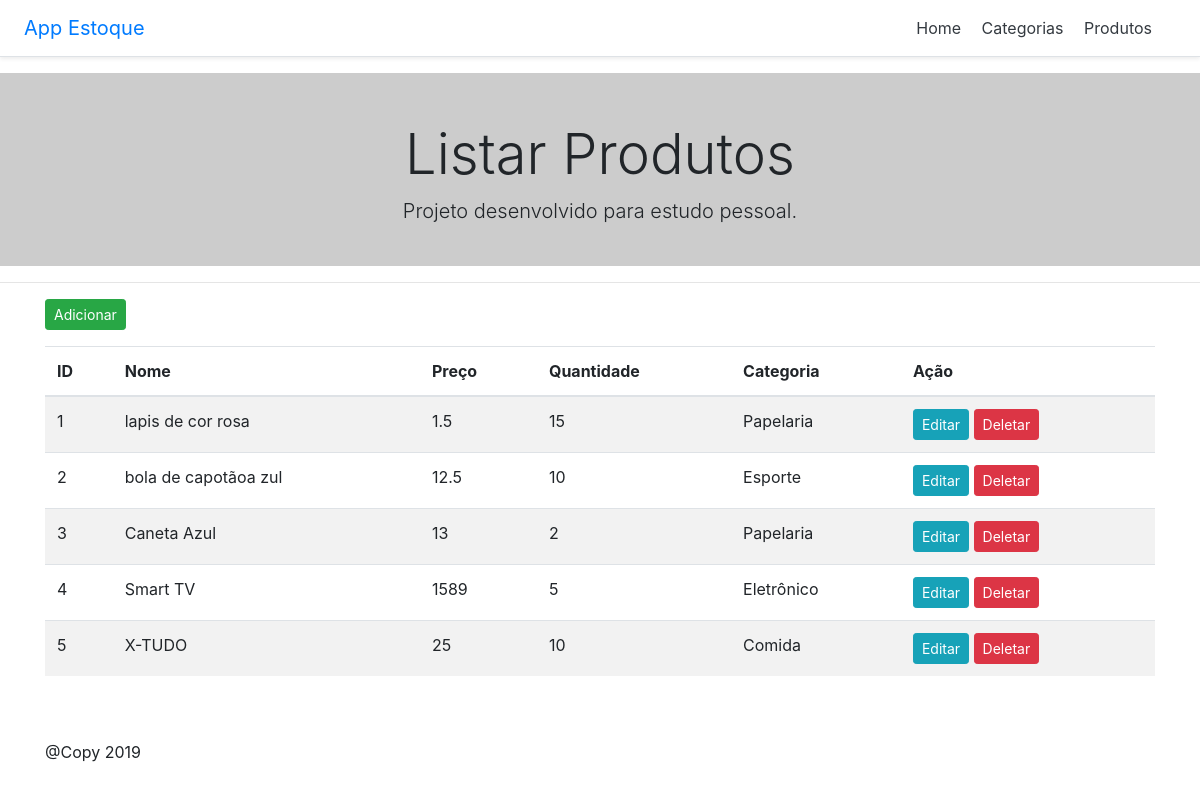
Screenshot of /index.php/produtos with the database file from the repository.
### tables this page shows
CREATE TABLE `produtos` (
  `id` int(11) NOT NULL,
  `nome` varchar(150) NOT NULL,
  `preco` float NOT NULL,
  `qtd` int(11) NOT NULL,
  `categoria` int(11) NOT NULL
);

CREATE TABLE `categorias` (
  `id` int(11) NOT NULL,
  `nome` varchar(150) NOT NULL
);

### application/controllers/Produtos.php (called while the page is built, shortened)
<?php
class Produtos extends CI_Controller{
	public function __construct()
	{
		$this->load->model('Produtos_model');
		$this->load->model('Categorias_model');
	}
	public function index()
	{
		$this->load->helper('form');
		$this->load->library('form_validation');
		$dados = array(
			'title' => 'App Estoque',
			'msg' => 'Listar Produtos',
			'prod' =>$this->Produtos_model->getProdutos()
		);
			$this->load->view('template/header', $dados);
			$this->load->view('produtos/index', $dados);
			$this->load->view('template/footer');
	}
}

### index.php (called while the page is built, shortened)
<?php
require_once BASEPATH.'core/CodeIgniter.php';

### application/models/Produtos_model.php (called while the page is built, shortened)
<?php
class Produtos_model extends CI_Model{
	public function getProdutos($id = false)
	{
		if($id === false){
			$this->db->select('produtos.id, produtos.nome, produtos.preco, produtos.qtd, categorias.nome as cat');
			$this->db->from('produtos');
			$this->db->join('categorias', 'categorias.id = produtos.categoria');
			$this->db->order_by('produtos.id', 'ASC');
			$query = $this->db->get();
			return $query->result_array();
		}
	}
}

### application/views/produtos/index.php (the view, shortened to what this page needs)
<div class="pricing-header px-3 py-3 pt-md-5 pb-md-4 mx-auto text-center" style="background-color: #ccc">
  <h1 class="display-4"><?php echo $msg ?></h1>
  <p class="lead">Projeto desenvolvido para estudo pessoal.</p>
</div>
<hr>
<div class="container">
<p><a href="<?php echo base_url('produtos/create')?>" class="btn btn-sm btn-success pull-right">Adicionar</a>
</p>
	<table class="table table-striped" id="table">
		<thead>
			<tr>
				<th>ID</th>
				<th>Nome</th>
				<th>Preço</th>
				<th>Quantidade</th>
				<th>Categoria</th>
				<th>Ação </th>
			</tr>
		</thead>
		<tbody>
			<?php foreach($prod as $p) {?>
			<tr>
				<td><?php echo $p['id']?></td>
				<td><?php echo $p['nome']?></td>
				<td><?php echo $p['preco']?></td>
				<td><?php echo $p['qtd']?></td>
				<td><?php echo $p['cat']?></td>
				<td>
					<a href="produtos/edit/<?php echo $p['id'] ?>" class="btn btn-sm btn-info">Editar</a>
					<a href="produtos/delete/<?php echo $p['id'] ?>" class="btn btn-sm btn-danger">Deletar</a>
				</td>
			</tr>
			<?php } ?>
		</tbody>
	</table>

### application/views/template/header.php (shortened to what this page needs)
<!doctype html>
<html lang="en">
  <head>
<link href="<?php echo base_url('assets/css/bootstrap.min.css')?>" rel="stylesheet">
  </head>
  <body>
    <div class="d-flex flex-column flex-md-row align-items-center p-3 px-md-4 mb-3 bg-white border-bottom shadow-sm">
		<h5 class="my-0 mr-md-auto font-weight-normal"><a href="<?php echo site_url()?>"><?php echo $title?></a></h5>
  <nav class="my-2 my-md-0 mr-md-3">
    <a class="p-2 text-dark" href="<?php echo site_url()?>">Home</a>
    <a class="p-2 text-dark" href="<?php echo site_url('categorias')?>">Categorias</a>
    <a class="p-2 text-dark" href="<?php echo site_url('produtos')?>">Produtos</a>
  </nav>
</div>

### application/views/template/footer.php (shortened to what this page needs)
</div>
	<footer class="container py-5">
		<p>@Copy <?php echo date('Y')?></p>
	</footer>
</body>
</html>

### rows the page displays
produtos: id "1", nome "lapis de cor rosa", preco "1.5", qtd "15", categoria.nome "Papelaria"
produtos: id "2", nome "bola de capotãoa zul", preco "12.5", qtd "10", categoria.nome "Esporte"
produtos: id "3", nome "Caneta Azul", preco "13", qtd "2", categoria.nome "Papelaria"
produtos: id "4", nome "Smart TV", preco "1589", qtd "5", categoria.nome "Eletrônico"
produtos: id "5", nome "X-TUDO", preco "25", qtd "10", categoria.nome "Comida"

### other values shown
$title "App Estoque"
$msg "Listar Produtos"
